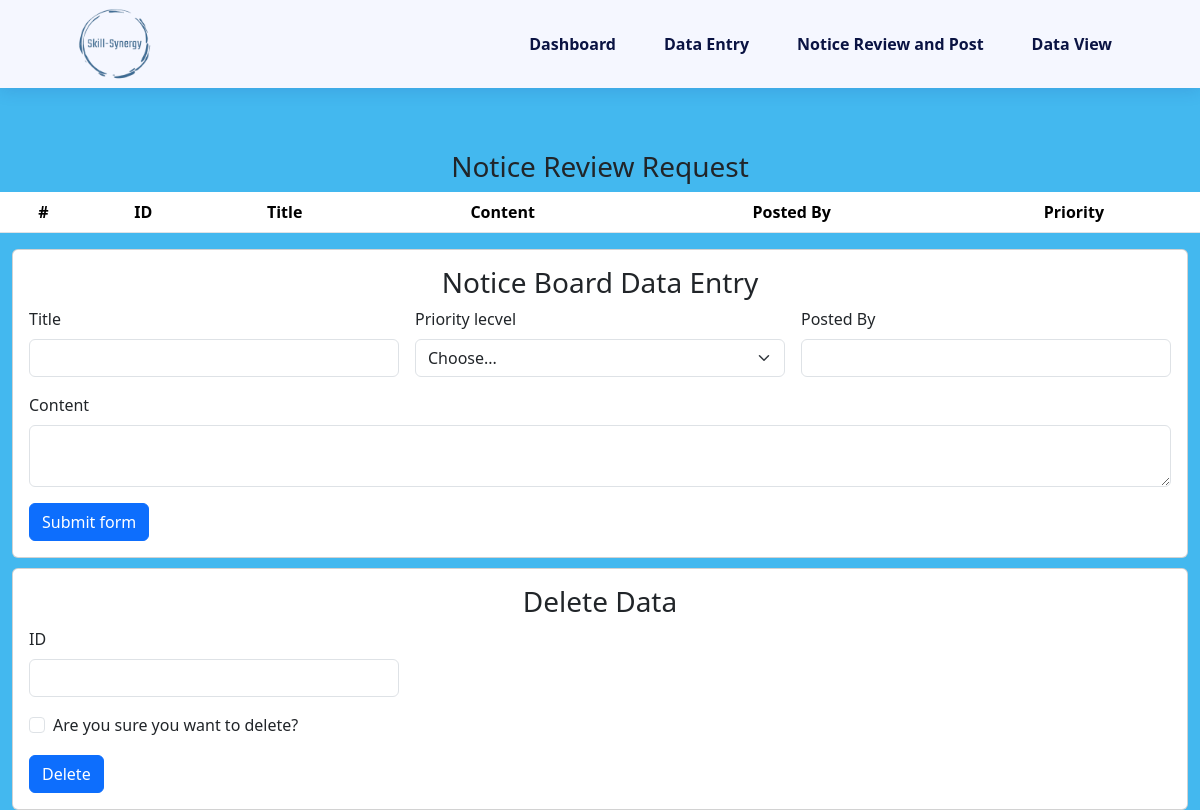
/notice.php, run on an earlier commit of the app's database.
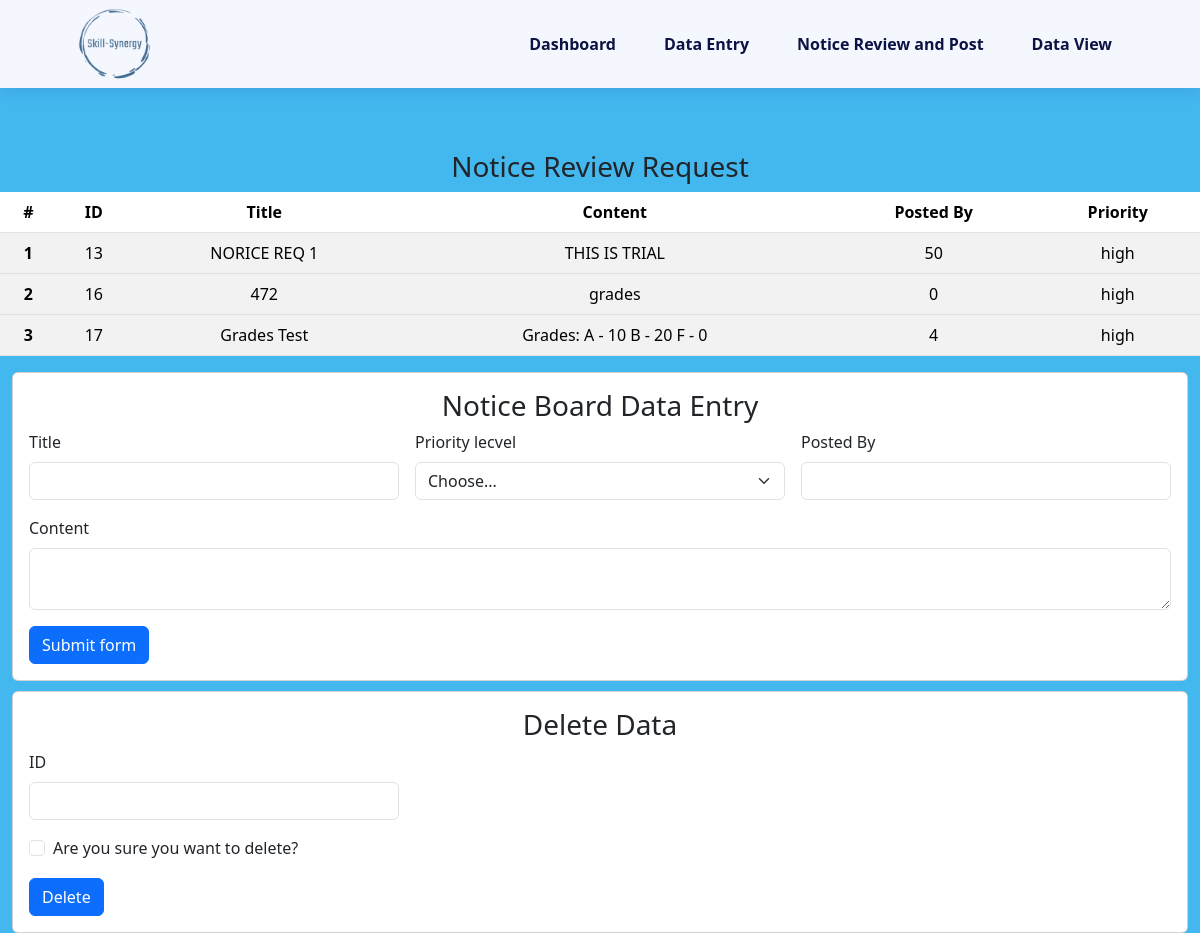
And on a later commit of the database.
### tables this page shows
CREATE TABLE `notice_review` (
  `notice_review_id` int(11) NOT NULL,
  `title` varchar(255) NOT NULL,
  `content` varchar(255) NOT NULL,
  `date_posted` datetime NOT NULL,
  `posted_by` int(11) NOT NULL,
  `priority_level` varchar(10) NOT NULL
);

### notice.php (the view, shortened to what this page needs)
<!DOCTYPE html>
<html lang="en">
<head>
  <link rel="stylesheet" href="https://cdnjs.cloudflare.com/ajax/libs/remixicon/3.5.0/remixicon.css" />
  <link rel="stylesheet" href="style.css" />
  <link href="https://cdn.jsdelivr.net/npm/bootstrap@5.3.2/dist/css/bootstrap.min.css" rel="stylesheet" />
</head>
<body>
  <header class="header" id="header">
    <nav class="navbar_custom nav-container">
      <img src="skill-Synergy.png" alt="" class="nav__logo" />
      <div class="nav__menu" id="nav-menu">
        <ul class="nav__list">
          <li class="nav__item">
            <a href="admin_dashboard.php" class="nav__link">Dashboard</a>
          </li>
          <li class="nav__item">
            <a href="data_entry.php" class="nav__link">Data Entry</a>
          </li>
          <li class="nav__item">
            <a href="notice.php" class="nav__link">Notice Review and Post</a>
          </li>
          <li class="nav__item">
            <a href="data_view.php" class="nav__link">Data View</a>
          </li>
      </div>
    </nav>
  </header>
  <section style="margin-top: 150px;">
    <h3> Notice Review Request</h3>
    <table class="table table table-striped table-hover">
      <?php
      include 'db.php';
      $sql = "SELECT notice_review_id, title, content, posted_by, priority_level FROM  notice_review";
      $query = mysqli_query($conn, $sql);
      if (mysqli_num_rows($query) > 0) {
      ?>
        <thead>
          <tr style="text-align: center;">
            <th scope="col">#</th>
            <th scope="col">ID</th>
            <th scope="col">Title</th>
            <th scope="col">Content</th>
            <th scope="col">Posted By</th>
            <th scope="col">Priority</th>
          </tr>
        </thead>
        <?php
        $i = 1;
        while ($info = mysqli_fetch_array($query)) {
          $notice_review_id = $info['notice_review_id'];
          $title = $info['title'];
          $content = $info['content'];
          $posted_by = $info['posted_by'];
          $pririty_level = $info['priority_level'];
        ?>
          <tbody>
            <tr>
              <th scope="row"><?= $i++ ?></th>
              <td><?= $notice_review_id ?></td>
              <td><?= $title ?></td>
              <td><?= $content ?></td>
              <td><?= $posted_by ?></td>
              <td><?= $pririty_level ?></td>
            </tr>
          <?php
        }
      } else {
          ?>
          <thead>
            <tr style="text-align: center;">
              <th scope="col">#</th>
              <th scope="col">ID</th>
              <th scope="col">Title</th>
              <th scope="col">Content</th>
              <th scope="col">Posted By</th>
              <th scope="col">Priority</th>
            </tr>
          </thead>
        <?php
      }
        ?>
          </tbody>
    </table>
    <div class="row" style="width:100%; margin: 0 0 auto auto; justify-content:center;">
      <div class="col-lg-12">
        <div class="card">
          <div class="card-body">
            <h3 class="card-title">Notice Board Data Entry</h3>
            <form class="row g-3" action="admin_notice_board_connect.php" method="post">
              <div class="col-md-4">
                <label for="validationDefault06" class="form-label">Title</label>
                <input type="text" class="form-control" id="validationDefault06" name="title" required />
              </div>
              <div class="col-md-4">
                <label for="validationDefault04" class="form-label">Priority lecvel</label>
                <select class="form-select" id="validationDefault04" name="priority_level" required>
                  <option selected disabled value="">Choose...</option>
                </select>
              </div>
              <div class="col-md-4">
                <label for="validationDefaultUsername" class="form-label">Posted By</label>
                <div class="input-group">
                  <input type="text" class="form-control" id="validationDefaultUsername" aria-describedby="inputGroupPrepend2" name="posted_by" required />
                </div>
              </div>
              <div class="col-md-12">
                <label for="validationDefault07" class="form-label">Content</label>
                <textarea type="text" class="form-control" id="validationDefault07" name="content" required>
                  </textarea>
              </div>
              <div class="col-12">
                <button class="btn btn-primary" type="submit">
                  Submit form
                </button>
              </div>
            </form>
          </div>
        </div>
      </div>
    </div>
    <div class="row" style="width:100%; margin: 10px 10px auto auto; justify-content:center;">
      <div class="col-lg-12">
        <div class="card">
          <div class="card-body">
            <h3 class="card-title">Delete Data </h3>
            <form class="row g-3" action="officer_notice_review_delete_data.php" method="post">
              <div class="col-md-4">
                <label for="validationDefault06" class="form-label">ID</label>
                <input type="text" class="form-control" id="validationDefault06" name="ID" required />
              </div>
              <div class="col-12">
                <div class="form-check">
                  <input class="form-check-input" type="checkbox" value="" id="invalidCheck2" required>
                  <label class="form-check-label" for="invalidCheck2">
                    Are you sure you want to delete?
                  </label>
                </div>
              </div>
              <div class="col-12">
                <button class="btn btn-primary" type="submit">
                  Delete
                </button>
              </div>
            </form>
          </div>
        </div>
      </div>
    </div>
  </section>
</body>
</html>

### style.css (style rules this page uses)
:root { --header-height: 3.5rem; --first-color: #06BBCC; --title-color: hsl(230, 75%, 15%); --text-color: hsl(230, 12%, 40%); --body-color: hsl(230, 100%, 98%); --container-color: hsl(230, 100%, 97%); --border-color: #06BBCC; --body-font: "Poppins", sans-serif; --h2-font-size: 1.25rem; --normal-font-size: 0.938rem; --font-regular: 400; --font-medium: 500; --font-semi-bold: 600; --z-fixed: 100; --z-modal: 1000; }
@media screen and (min-width: 1023px) { :root { --h2-font-size: 1.5rem; --normal-font-size: 1rem; } }
* { box-sizing: border-box; padding: 0; margin: 0; }
html { scroll-behavior: smooth; }
body, input, button { font-family: var(--body-font); font-size: var(--normal-font-size); }
body { background-color: hsl(199, 84%, 60%) !important; background-size: cover; background-position: center; background-repeat: no-repeat; background-attachment: fixed; }
input, button { border: none; outline: none; }
ul { list-style: none; }
a { text-decoration: none !important; }
img { display: block; max-width: 100%; height: auto; }
.nav-container { max-width: 1120px !important; margin-inline: 1.5rem; }
.header { position: fixed; top: 0; left: 0; width: 100%; background-color: var(--body-color); box-shadow: 0 2px 16px hsla(230, 75%, 32%, 0.15); z-index: var(--z-fixed); }
.navbar_custom { height: var(--header-height); display: flex; justify-content: space-between; align-items: center; }
.nav__logo { height: 79px; width: 150px; }
.nav__list { display: flex; flex-direction: column; row-gap: 2.5rem; text-align: center; margin-bottom: 0; }
.nav__link { color: var(--title-color); font-weight: var(--font-semi-bold); transition: color 0.4s; }
img { width: 100%; height: auto; object-fit: cover; }
img { object-fit: contain; }
@media screen and (min-width: 1023px) { .navbar_custom { height: calc(var(--header-height) + 2rem); column-gap: 3rem; } }
@media screen and (min-width: 1023px) { .nav__menu { margin-left: auto; } }
@media screen and (min-width: 1023px) { .nav__list { flex-direction: row; column-gap: 3rem; } }
@media screen and (min-width: 1150px) { .nav-container { margin-inline: auto; } }

### notice.php (style rules this page uses)
h3 { text-align: center; }
a { text-decoration: none; }
tr { text-align: center; }

What changed in the data, as far as the page shows it:
added notice_review: notice_review_id "13", title "NORICE REQ 1", content "THIS IS TRIAL", posted_by "50", priority_level "high"
added notice_review: notice_review_id "16", title "472", content "grades", posted_by "0", priority_level "high"
added notice_review: notice_review_id "17", title "Grades Test", content "Grades: A - 10 B - 20 F - 0", posted_by "4", priority_level "high"
